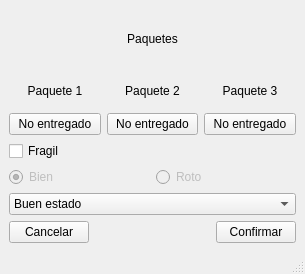
<?xml version="1.0" encoding="UTF-8"?>
<ui version="4.0">
 <class>MainWindow</class>
 <widget class="QMainWindow" name="MainWindow">
  <property name="geometry">
   <rect>
    <x>0</x>
    <y>0</y>
    <width>305</width>
    <height>274</height>
   </rect>
  </property>
  <property name="windowTitle">
   <string>MainWindow</string>
  </property>
  <widget class="QWidget" name="centralwidget">
   <layout class="QVBoxLayout" name="verticalLayout_4">
    <item>
     <widget class="QLabel" name="label_4">
      <property name="text">
       <string>Paquetes</string>
      </property>
      <property name="alignment">
       <set>Qt::AlignmentFlag::AlignCenter</set>
      </property>
     </widget>
    </item>
    <item>
     <layout class="QHBoxLayout" name="horizontalLayout">
      <item>
       <layout class="QVBoxLayout" name="verticalLayout">
        <item>
         <widget class="QLabel" name="label">
          <property name="text">
           <string>Paquete 1</string>
          </property>
          <property name="alignment">
           <set>Qt::AlignmentFlag::AlignCenter</set>
          </property>
         </widget>
        </item>
        <item>
         <widget class="QPushButton" name="pushButton">
          <property name="text">
           <string>No entregado</string>
          </property>
          <property name="checkable">
           <bool>true</bool>
          </property>
         </widget>
        </item>
       </layout>
      </item>
      <item>
       <layout class="QVBoxLayout" name="verticalLayout_2">
        <item>
         <widget class="QLabel" name="label_2">
          <property name="text">
           <string>Paquete 2</string>
          </property>
          <property name="alignment">
           <set>Qt::AlignmentFlag::AlignCenter</set>
          </property>
         </widget>
        </item>
        <item>
         <widget class="QPushButton" name="pushButton_2">
          <property name="text">
           <string>No entregado</string>
          </property>
          <property name="checkable">
           <bool>true</bool>
          </property>
         </widget>
        </item>
       </layout>
      </item>
      <item>
       <layout class="QVBoxLayout" name="verticalLayout_3">
        <item>
         <widget class="QLabel" name="label_3">
          <property name="text">
           <string>Paquete 3</string>
          </property>
          <property name="alignment">
           <set>Qt::AlignmentFlag::AlignCenter</set>
          </property>
         </widget>
        </item>
        <item>
         <widget class="QPushButton" name="pushButton_3">
          <property name="text">
           <string>No entregado</string>
          </property>
          <property name="checkable">
           <bool>true</bool>
          </property>
         </widget>
        </item>
       </layout>
      </item>
     </layout>
    </item>
    <item>
     <layout class="QGridLayout" name="gridLayout">
      <item row="1" column="0">
       <widget class="QRadioButton" name="radioButton">
        <property name="enabled">
         <bool>false</bool>
        </property>
        <property name="text">
         <string>Bien</string>
        </property>
        <property name="checked">
         <bool>true</bool>
        </property>
       </widget>
      </item>
      <item row="0" column="0">
       <widget class="QCheckBox" name="checkBox">
        <property name="text">
         <string>Fragil</string>
        </property>
       </widget>
      </item>
      <item row="1" column="1">
       <widget class="QRadioButton" name="radioButton_2">
        <property name="enabled">
         <bool>false</bool>
        </property>
        <property name="text">
         <string>Roto</string>
        </property>
       </widget>
      </item>
     </layout>
    </item>
    <item>
     <widget class="QComboBox" name="comboBox">
      <item>
       <property name="text">
        <string>Buen estado</string>
       </property>
      </item>
      <item>
       <property name="text">
        <string>Estado aceptable</string>
       </property>
      </item>
      <item>
       <property name="text">
        <string>Mal estado</string>
       </property>
      </item>
     </widget>
    </item>
    <item>
     <layout class="QHBoxLayout" name="horizontalLayout_2">
      <item>
       <widget class="QPushButton" name="pushButton_5">
        <property name="text">
         <string>Cancelar</string>
        </property>
       </widget>
      </item>
      <item>
       <spacer name="horizontalSpacer">
        <property name="orientation">
         <enum>Qt::Orientation::Horizontal</enum>
        </property>
        <property name="sizeHint" stdset="0">
         <size>
          <width>40</width>
          <height>20</height>
         </size>
        </property>
       </spacer>
      </item>
      <item>
       <widget class="QPushButton" name="pushButton_4">
        <property name="text">
         <string>Confirmar</string>
        </property>
       </widget>
      </item>
     </layout>
    </item>
   </layout>
  </widget>
  <widget class="QMenuBar" name="menubar">
   <property name="geometry">
    <rect>
     <x>0</x>
     <y>0</y>
     <width>305</width>
     <height>33</height>
    </rect>
   </property>
  </widget>
  <widget class="QStatusBar" name="statusbar"/>
 </widget>
 <resources/>
 <connections/>
</ui>
